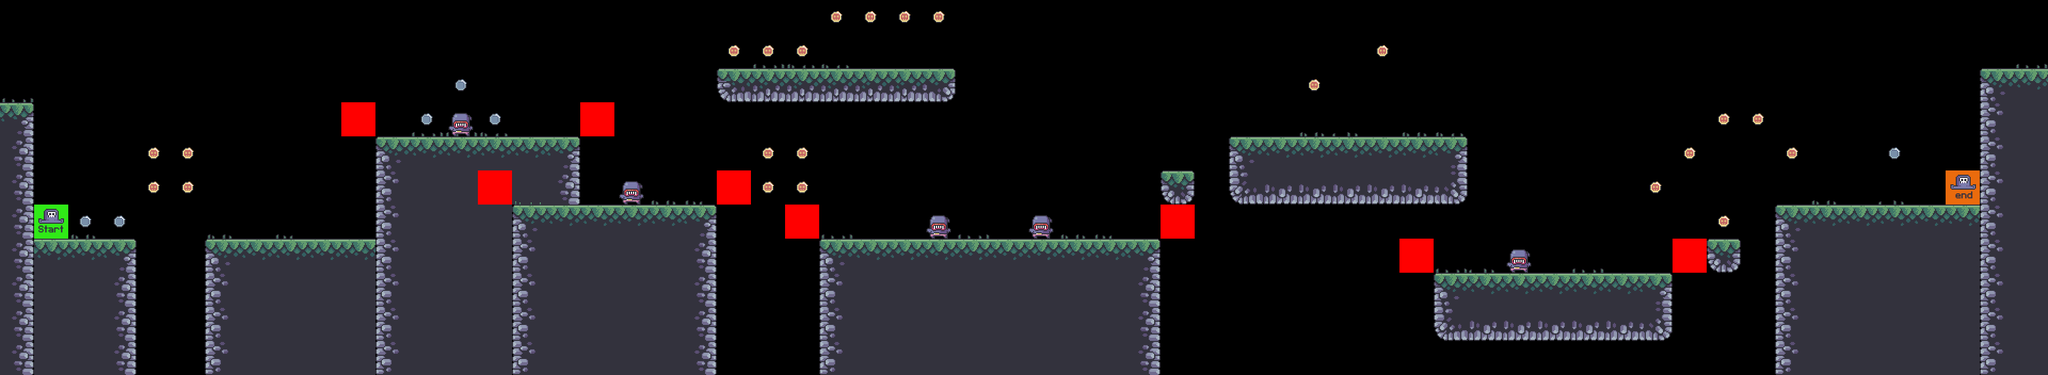

Rendered tile map (Tiled .tmx) drawn with the repository's tilesets; below, a short description and the map source with its tile grids summarised:
An orthogonal 60x11 tile map with 64x64 px tiles, 9 tile layers (bg_palms, terrain, grass, crates, ...), 7 tilesets.

<map version="1.5" tiledversion="1.7.2" orientation="orthogonal" renderorder="right-down" width="60" height="11" tilewidth="64" tileheight="64" infinite="0" nextlayerid="11" nextobjectid="1">
 <editorsettings>
  <export target="../0/level_0.csv" format="csv" />
 </editorsettings>
 <tileset firstgid="1" source="../tilesets/terrain_tiles.tsx" />
 <tileset firstgid="17" source="../tilesets/coin_tiles.tsx" />
 <tileset firstgid="19" source="../tilesets/grass_tiles.tsx" />
 <tileset firstgid="24" source="../tilesets/palms.tsx" />
 <tileset firstgid="27" source="../tilesets/crates.tsx" />
 <tileset firstgid="28" source="../tilesets/player_tiles.tsx" />
 <tileset firstgid="30" source="../tilesets/enemy_tile.tsx" />
 <layer id="5" name="bg_palms" width="60" height="11">
  <data>[660 cells, 0 non-empty, 0 distinct tile ids]</data>
 </layer>
 <layer id="1" name="terrain" width="60" height="11">
  <data>[660 cells, 225 non-empty, 12 distinct tile ids]</data>
 </layer>
 <layer id="3" name="grass" width="60" height="11">
  <data>[660 cells, 30 non-empty, 6 distinct tile ids]</data>
 </layer>
 <layer id="6" name="crates" width="60" height="11">
  <data>[660 cells, 4 non-empty, 1 distinct tile ids]</data>
 </layer>
 <layer id="8" name="enemies" width="60" height="11">
  <data>[660 cells, 5 non-empty, 1 distinct tile ids]</data>
 </layer>
 <layer id="9" name="constraints" width="60" height="11">
  <data>[660 cells, 8 non-empty, 1 distinct tile ids]</data>
 </layer>
 <layer id="4" name="fg_palms" width="60" height="11">
  <data>[660 cells, 10 non-empty, 3 distinct tile ids]</data>
 </layer>
 <layer id="2" name="coins" width="60" height="11">
  <data>[660 cells, 29 non-empty, 2 distinct tile ids]</data>
 </layer>
 <layer id="7" name="player" width="60" height="11">
  <data>[660 cells, 2 non-empty, 2 distinct tile ids]</data>
 </layer>
</map>
